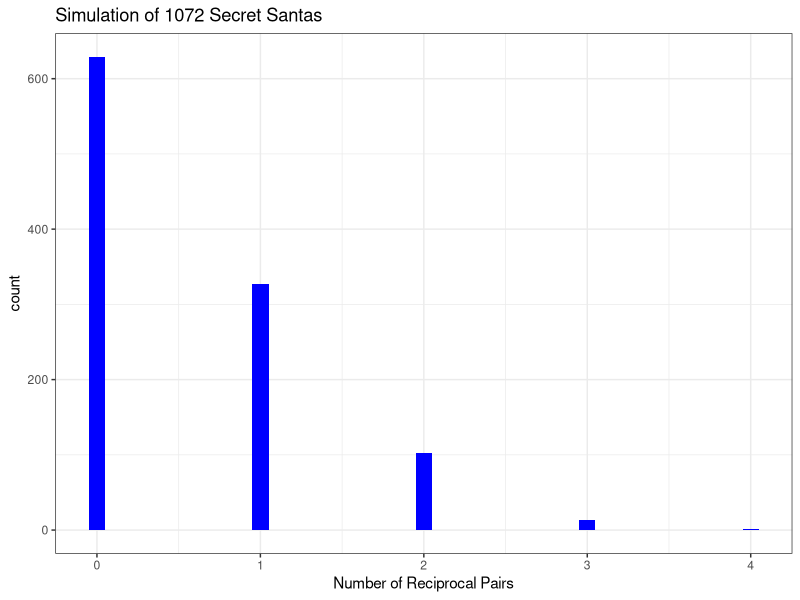

R code for this plot:
## ---- chunk 1
#| echo: false
#| message: false
#| warning: false

library(tidyverse)
library(dplyr)
## ---- chunk 2
#| echo: false
#| message: false 
#| warning: false
# INITIAL TIBBLE WITH TWO COLUMNS OF NAMES 

names <- tibble(names = c("Walter", "Nolan", "Michael", "Devon", "Helen", "Bea", "Onea", "Shelby", "Keegan", "Henry", "Sid", "Carol", "Julie", "Maren", "Garret", "Fiona", "Gus"))

names <- tibble(names, rep(names)) %>%
  rename(
    giver = names,
    recipient = `rep(names)`
  )
## ---- chunk 3
#| echo: false
#| message: false
#| warning: false

test_shuffle <- tibble(
  recipient = c("Walter", "Nolan", "Michael", "Devon", "Helen", "Bea", "Onea", "Shelby", "Keegan", "Henry", 
                "Sid", "Carol", "Julie", "Maren", "Garret", "Fiona", "Gus"),
  giver_shuffle = c("Bea", "Keegan", "Onea", "Henry", "Carol", "Nolan", "Devon", "Helen", "Walter", "Michael", 
                    "Julie", "Shelby", "Sid", "Garret", "Maren", "Gus", "Fiona")
)
## ---- chunk 4
#| echo: true
test_shuffle
## ---- chunk 5
#| echo: true
#| message: false
#| warning: false

set.seed(123)

#if this function returns anything but zero, it means there is a match, which we do not want. 
checkMatch <- function(shuffle){
  santaLength = nrow(names)
  match_count = 0
  bad_tibble_count = 0
  
  for (i in 1:santaLength){
    if(shuffle $recipient[i] != shuffle$giver_shuffle[i])
      match_count = match_count + 1
  }
  if(match_count != count(names)){
    bad_tibble_count = bad_tibble_count + 1
  }
  return(bad_tibble_count)
}
## ---- chunk 6
#| echo: true
#| message: false
#| warning: false

#creating list to store 1000 shuffles 

shuffled_tibbles <- list()

# place 3000 permuted tibbles in the list
for(i in 1:3000){
  shuffled_giver <- sample(names$giver)
  new_tibble <- tibble(recipient = names$recipient, giver_shuffle =shuffled_giver)
  shuffled_tibbles[[i]] <- new_tibble
}

#check how many of them have at least one match, where giver and recipient are the same person. 
how_many_bad_tibbles <- function(list){
  bad_tibbles = 0
  for(i in (1:length(shuffled_tibbles))){
  {
    if(checkMatch(shuffled_tibbles[[i]]) != 0)
      bad_tibbles = bad_tibbles + 1
  }
}
  return(bad_tibbles)
}

#check our shuffled_tibbles
how_many_bad_tibbles(shuffled_tibbles)
## ---- chunk 7
#| echo: true
#| messge: false
#| warning: false

remove_bad_tibbles <- function(list){
  #initialize empty list and an index so we don't skip over indices that don't match the if statement. 
  good_tibbles <- list()
  good_tibble_index = 0 #r indexes at 1, this should work
    for(i in (1:length(shuffled_tibbles))){
  {
    if(checkMatch(list[[i]]) == 0){ 
      good_tibble_index = good_tibble_index + 1
      good_tibbles[[good_tibble_index]] <- list[[i]]
    }
    
  }
    }
    return(good_tibbles)
}

good_tibbles <- remove_bad_tibbles(shuffled_tibbles) #store results in list
length(good_tibbles) #total number of tibbles that do not have matches
## ---- chunk 8
#| echo: true
#| message: false
#| warning: false
count_reciprocal_pairs <- function(data) {
  count = 0
  
  for(i in 1:nrow(data)) {
    # We check if there's a row where the current row's giver is the recipient and vice versa. We essentially reverse the order of recipient and giver and check if that exists elsewhere. 
    reciprocal_exists <- data %>%
      filter(recipient == data$giver_shuffle[i], giver_shuffle == data$recipient[i]) %>%
      nrow() # creates a tibble of all matches for a given row of giver/recipient
    
    if(reciprocal_exists > 0) {
      count = count + 1
    }
  }
  
  # Since each pair is counted twice, we divide the count by 2 to get the unique pairs
  return(count / 2)
}
## ---- chunk 9
#| echo: false
#| message: false
how_many_pairs <- function(list){
  pairs_vector <- vector(mode = "double", length = length(good_tibbles))
  pairs_index = 0
  
  for(i in 1:length(list)){
    pairs_index = pairs_index + 1
    pairs_vector[i] <- count_reciprocal_pairs(list[[i]])
  }
  return(pairs_vector)
}

pairs_vector <- how_many_pairs(good_tibbles)
## ---- chunk 10
#| echo: false
#| message: false
#| results: hide
#| warning: false

as_tibble(pairs_vector) %>%
  ggplot(aes(x = value)) +
  geom_histogram(fill = 'blue', binwidth = 0.1) +
  theme_bw() +
  labs(
  title = paste("Simulation of", length(good_tibbles), "Secret Santas"),
  x = "Number of Reciprocal Pairs"
)
## ---- chunk 11
#| echo: true
sum(pairs_vector)/length(good_tibbles)
